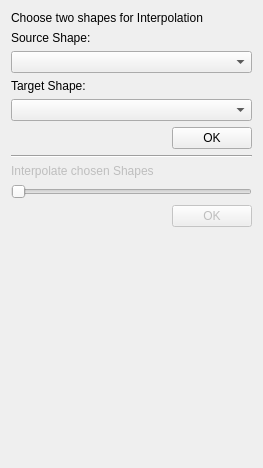
<?xml version="1.0" encoding="UTF-8"?>
<ui version="4.0">
 <class>ShapeInterpolationTabWidget</class>
 <widget class="QWidget" name="ShapeInterpolationTabWidget">
  <property name="geometry">
   <rect>
    <x>0</x>
    <y>0</y>
    <width>263</width>
    <height>468</height>
   </rect>
  </property>
  <layout class="QVBoxLayout" name="verticalLayout">
   <item>
    <widget class="QLabel" name="labelChoose">
     <property name="text">
      <string>Choose two shapes for Interpolation</string>
     </property>
    </widget>
   </item>
   <item>
    <widget class="QLabel" name="labelSourceShape">
     <property name="text">
      <string>Source Shape:</string>
     </property>
    </widget>
   </item>
   <item>
    <widget class="QComboBox" name="comboBoxSourceShape"/>
   </item>
   <item>
    <widget class="QLabel" name="labelTargetShape">
     <property name="text">
      <string>Target Shape:</string>
     </property>
    </widget>
   </item>
   <item>
    <widget class="QComboBox" name="comboBoxTargetShape"/>
   </item>
   <item>
    <layout class="QHBoxLayout" name="horizontalLayout">
     <item>
      <spacer name="horizontalSpacer">
       <property name="orientation">
        <enum>Qt::Horizontal</enum>
       </property>
       <property name="sizeHint" stdset="0">
        <size>
         <width>40</width>
         <height>20</height>
        </size>
       </property>
      </spacer>
     </item>
     <item>
      <widget class="QPushButton" name="buttonChoose">
       <property name="text">
        <string>OK</string>
       </property>
      </widget>
     </item>
    </layout>
   </item>
   <item>
    <widget class="Line" name="line">
     <property name="orientation">
      <enum>Qt::Horizontal</enum>
     </property>
    </widget>
   </item>
   <item>
    <widget class="QLabel" name="labelInterpolation">
     <property name="enabled">
      <bool>false</bool>
     </property>
     <property name="text">
      <string>Interpolate chosen Shapes</string>
     </property>
    </widget>
   </item>
   <item>
    <widget class="QSlider" name="sliderInterpolation">
     <property name="enabled">
      <bool>false</bool>
     </property>
     <property name="maximum">
      <number>100</number>
     </property>
     <property name="orientation">
      <enum>Qt::Horizontal</enum>
     </property>
    </widget>
   </item>
   <item>
    <layout class="QHBoxLayout" name="horizontalLayout_2">
     <item>
      <spacer name="horizontalSpacer_2">
       <property name="orientation">
        <enum>Qt::Horizontal</enum>
       </property>
       <property name="sizeHint" stdset="0">
        <size>
         <width>40</width>
         <height>20</height>
        </size>
       </property>
      </spacer>
     </item>
     <item>
      <widget class="QPushButton" name="buttonInterpolation">
       <property name="enabled">
        <bool>false</bool>
       </property>
       <property name="text">
        <string>OK</string>
       </property>
      </widget>
     </item>
    </layout>
   </item>
   <item>
    <spacer name="verticalSpacer">
     <property name="orientation">
      <enum>Qt::Vertical</enum>
     </property>
     <property name="sizeHint" stdset="0">
      <size>
       <width>20</width>
       <height>122</height>
      </size>
     </property>
    </spacer>
   </item>
  </layout>
 </widget>
 <resources/>
 <connections/>
</ui>
